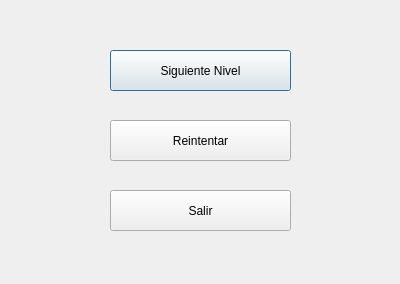
<?xml version="1.0" encoding="UTF-8"?>
<ui version="4.0">
 <class>Options</class>
 <widget class="QDialog" name="Options">
  <property name="geometry">
   <rect>
    <x>0</x>
    <y>0</y>
    <width>400</width>
    <height>284</height>
   </rect>
  </property>
  <property name="windowTitle">
   <string>Dialog</string>
  </property>
  <widget class="QPushButton" name="pushButton">
   <property name="geometry">
    <rect>
     <x>110</x>
     <y>50</y>
     <width>181</width>
     <height>41</height>
    </rect>
   </property>
   <property name="text">
    <string>Siguiente Nivel</string>
   </property>
  </widget>
  <widget class="QPushButton" name="pushButton_2">
   <property name="geometry">
    <rect>
     <x>110</x>
     <y>190</y>
     <width>181</width>
     <height>41</height>
    </rect>
   </property>
   <property name="text">
    <string>Salir</string>
   </property>
  </widget>
  <widget class="QPushButton" name="pushButton_3">
   <property name="geometry">
    <rect>
     <x>110</x>
     <y>120</y>
     <width>181</width>
     <height>41</height>
    </rect>
   </property>
   <property name="text">
    <string>Reintentar</string>
   </property>
  </widget>
 </widget>
 <resources/>
 <connections/>
</ui>
